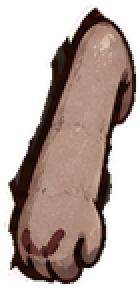
#> input picture client/assets/diavolo/braccio_davanti.png, 70 x 144 px (shown 2 times larger)
$ python -i diavolo.py   (imports and definitions only)
#> lines starting #> are read from the running program, lines starting #| are printed output that depends on the picture; after the words box and inside, x2 and y2 are one past the last pixel; in counts of white or black regions, pixels touching at a corner belong together
# Il diavoletto a fotogrammi, dai disegni di Ludo e ChatGPT
# (guida: /mnt/project-files/animazioni_ludo/prompt_ludo_armato.md):
#   base_senza_braccia.png    il diavoletto fermo, senza braccia, su magenta
#   braccia.png               sopra il braccio davanti, dritto, col pugno chiuso
#   punti.json                i punti di spalle, testa e fiammella (sotto)
#   fogli/<animazione>.png    i fogli di Ludo (griglia di celle, trasparenti o magenta)
# Scrive:
#   client/assets/diavolo/<animazione>_<n>.png, braccio.png, braccio_dietro.png
#   client/battaglia/diavolo.lua   misure e punti, in pixel della base con
#                                  l'origine fra i piedi e y verso l'alto
# e aggiorna l'elenco delle immagini del diavoletto in battaglia.atlas.
#
# Ogni foglio si allinea alla base col suo primo fotogramma, che in Ludo è la
# base stessa (First Frame): stessa misura e piedi nello stesso punto. Poi i
# fotogrammi restano come li ha disegnati Ludo, con la camera ferma, così i piedi
# appoggiati non tremano. Le spalle seguono il corpo: il baricentro del rosso
# della canottiera, fotogramma per fotogramma.
#
# python3 strumenti/grafica/diavolo.py [cartella dei disegni]
import os
import sys
import glob
import json
import re
import numpy as np
from PIL import Image
from scipy import ndimage as nd

QUI = os.path.dirname(os.path.abspath(__file__))
RADICE = os.path.join(QUI, "..", "..", "client")
OUT = os.path.join(RADICE, "assets", "diavolo")
LUA = os.path.join(RADICE, "battaglia", "diavolo.lua")
ATLAS = os.path.join(RADICE, "battaglia", "battaglia.atlas")
SORGENTE = sys.argv[1] if len(sys.argv) > 1 else "/mnt/project-files/animazioni_ludo/base"

RES = 0.27          # pixel delle immagini del gioco per pixel della base
# I punti del personaggio, in punti.json accanto ai disegni (pixel delle
# immagini, y verso il basso): cima della testa (senza corna) "testa_y", spalle
# "spalla_davanti" e "spalla_dietro" e "fiammella" nella base; nel foglio delle
# braccia il centro della spalla "braccio_spalla", la presa del pugno
# "braccio_presa" e "braccio_scala", da quel foglio alla base. Così ogni
# personaggio porta i suoi e lo strumento resta lo stesso.
# [2 lines not run here, left out]
# [1 line that did not run here, left out]
# [1 line that did not run here, left out]
# [1 line that did not run here, left out]
SCURO = 0.62            # il braccio dietro è quello davanti più scuro

# Le animazioni: celle per lato del foglio, se si ripete, fotogrammi al secondo
# quando vanno a tempo, primo e ultimo fotogramma da tenere (da 1) e ogni quanti
# prenderne uno. Senza foglio l'animazione non c'è e il gioco usa la guardia.
AZIONI = {
    "guardia": dict(griglia=6, giro=True, fps=12),
    "corsa": dict(griglia=6, giro=True, fps=12),
    "salto": dict(griglia=6, giro=False, fps=12),
    "colpito": dict(griglia=6, giro=False, fps=12),
    "fendente": dict(griglia=6, giro=False, fps=12),
    "lancio": dict(griglia=6, giro=False, fps=12),
    "teletrasporto": dict(griglia=6, giro=False, fps=12),
    "sconfitta": dict(griglia=6, giro=False, fps=12),
    "vittoria": dict(griglia=6, giro=True, fps=12),
    "paracadute": dict(griglia=6, giro=True, fps=12),
}


def apri(path):
    """RGBA in float 0..1; lo sfondo magenta diventa trasparente e i bordi
    perdono la sfumatura magenta."""
    a = np.asarray(Image.open(path).convert("RGBA")).astype(np.float32) / 255
    rgb, al = a[..., :3], a[..., 3]
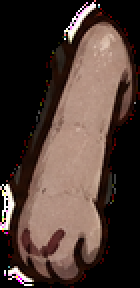
#> rgb: shape (144, 70, 3) float32 (shown 2 times larger); mean R, G, B 0.298, 0.23, 0.204
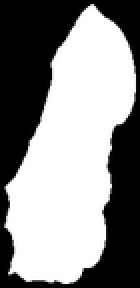
#> al: shape (144, 70) float32 (shown 2 times larger); min 0, max 1, mean 0.55
    if al.min() > 0.99:
        r, g, b = rgb[..., 0], rgb[..., 1], rgb[..., 2]
        # quanto è magenta: rosso e blu alti, verde basso
        m = np.clip((np.minimum(r, b) - g - 0.35) / 0.3, 0, 1)
        al = 1 - m
    # via il magenta che sfuma nei bordi
    r, g, b = rgb[..., 0], rgb[..., 1], rgb[..., 2]
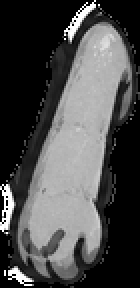
#> r: shape (144, 70) float32 (shown 2 times larger); min 0, max 1, mean 0.298
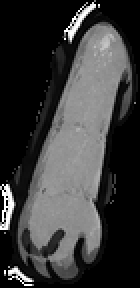
#> g: shape (144, 70) float32 (shown 2 times larger); min 0, max 1, mean 0.23
    spill = np.clip(np.minimum(r, b) - g, 0, None) * (al < 0.99)
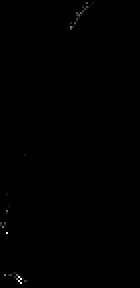
#> spill: shape (144, 70) float32 (shown 2 times larger); min 0, max 1, mean 0.00156
    rgb = np.stack([r - spill, g, b - spill], -1)
    # via le macchie che toccano il bordo dell'immagine (cornici, rumore)
    lab, _ = nd.label(nd.binary_dilation(al > 0.1, iterations=2))
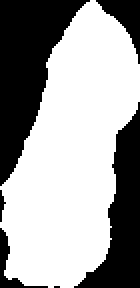
#> lab: shape (144, 70) int32 (shown 2 times larger); values 0 (black) and 1 (white), 62.9% white; 6 black regions (1 under 20 px), largest, box (x1, y1, x2, y2) and area: (0, 0, 45, 93) 1989, (37, 51, 70, 144) 1302, (48, 0, 70, 32) 273, (0, 114, 24, 144) 149, (0, 95, 3, 111) 24
    bordo = np.unique(np.concatenate([lab[0], lab[-1], lab[:, 0], lab[:, -1]]))
#> bordo = [0, 1]
    al = al * ~np.isin(lab, bordo[bordo > 0]) * (al > 0.1)
#> al: shape (144, 70) float32; every value is 0
    return np.dstack([np.clip(rgb, 0, 1), al])


# [49 lines left out: functions piedi, busto, salva, scala, celle, not called in this run]


def n(v):
    return f"{v:.1f}"


# [89 lines left out: function main, not called in this run]


# [2 lines not run here, left out]

>>> result = apri('../../client/assets/diavolo/braccio_davanti.png')
